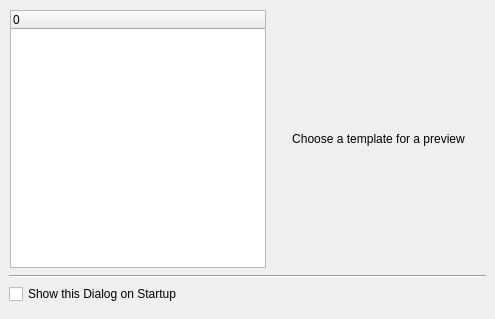
<ui version="4.0" >
 <author></author>
 <comment>*********************************************************************
**
** Copyright (C) 1992-2008 Trolltech ASA. All rights reserved.
**
** This file is part of the Qt Designer of the Qt Toolkit.
**
** This file may be used under the terms of the GNU General Public
** License versions 2.0 or 3.0 as published by the Free Software
** Foundation and appearing in the files LICENSE.GPL2 and LICENSE.GPL3
** included in the packaging of this file.  Alternatively you may (at
** your option) use any later version of the GNU General Public
** License if such license has been publicly approved by Trolltech ASA
** (or its successors, if any) and the KDE Free Qt Foundation. In
** addition, as a special exception, Trolltech gives you certain
** additional rights. These rights are described in the Trolltech GPL
** Exception version 1.2, which can be found at
** http://www.trolltech.com/products/qt/gplexception/ and in the file
** GPL_EXCEPTION.txt in this package.
**
** Please review the following information to ensure GNU General
** Public Licensing requirements will be met:
** http://trolltech.com/products/qt/licenses/licensing/opensource/. If
** you are unsure which license is appropriate for your use, please
** review the following information:
** http://trolltech.com/products/qt/licenses/licensing/licensingoverview
** or contact the sales department at sales@trolltech.com.
**
** In addition, as a special exception, Trolltech, as the sole
** copyright holder for Qt Designer, grants users of the Qt/Eclipse
** Integration plug-in the right for the Qt/Eclipse Integration to
** link to functionality provided by Qt Designer and its related
** libraries.
**
** This file is provided "AS IS" with NO WARRANTY OF ANY KIND,
** INCLUDING THE WARRANTIES OF DESIGN, MERCHANTABILITY AND FITNESS FOR
** A PARTICULAR PURPOSE. Trolltech reserves all rights not expressly
** granted herein.
**
** This file is provided AS IS with NO WARRANTY OF ANY KIND, INCLUDING THE
** WARRANTY OF DESIGN, MERCHANTABILITY AND FITNESS FOR A PARTICULAR PURPOSE.
**
*********************************************************************</comment>
 <exportmacro></exportmacro>
 <class>NewForm</class>
 <widget class="QDialog" name="NewForm" >
  <property name="geometry" >
   <rect>
    <x>0</x>
    <y>0</y>
    <width>495</width>
    <height>319</height>
   </rect>
  </property>
  <property name="windowTitle" >
   <string>New Form</string>
  </property>
  <layout class="QVBoxLayout" >
   <property name="margin" >
    <number>9</number>
   </property>
   <property name="spacing" >
    <number>6</number>
   </property>
   <item>
    <layout class="QHBoxLayout" >
     <property name="margin" >
      <number>1</number>
     </property>
     <property name="spacing" >
      <number>6</number>
     </property>
     <item>
      <widget class="QTreeWidget" name="treeWidget" >
       <property name="iconSize" >
        <size>
         <width>128</width>
         <height>128</height>
        </size>
       </property>
       <property name="rootIsDecorated" >
        <bool>false</bool>
       </property>
       <property name="columnCount" >
        <number>1</number>
       </property>
       <column>
        <property name="text" >
         <string>0</string>
        </property>
       </column>
      </widget>
     </item>
     <item>
      <widget class="QLabel" name="lblPreview" >
       <property name="sizePolicy" >
        <sizepolicy>
         <hsizetype>7</hsizetype>
         <vsizetype>5</vsizetype>
         <horstretch>0</horstretch>
         <verstretch>0</verstretch>
        </sizepolicy>
       </property>
       <property name="lineWidth" >
        <number>1</number>
       </property>
       <property name="text" >
        <string>Choose a template for a preview</string>
       </property>
       <property name="alignment" >
        <set>Qt::AlignCenter</set>
       </property>
       <property name="margin" >
        <number>5</number>
       </property>
      </widget>
     </item>
    </layout>
   </item>
   <item>
    <widget class="QFrame" name="horizontalLine" >
     <property name="frameShape" >
      <enum>QFrame::HLine</enum>
     </property>
     <property name="frameShadow" >
      <enum>QFrame::Sunken</enum>
     </property>
    </widget>
   </item>
   <item>
    <widget class="QCheckBox" name="chkShowOnStartup" >
     <property name="text" >
      <string>Show this Dialog on Startup</string>
     </property>
    </widget>
   </item>
   <item>
    <widget class="QDialogButtonBox" name="buttonBox" />
   </item>
  </layout>
 </widget>
 <pixmapfunction></pixmapfunction>
 <customwidgets>
  <customwidget>
   <class>QDialogButtonBox</class>
   <extends>QWidget</extends>
   <header>qdialogbuttonbox.h</header>
   <container>1</container>
   <pixmap></pixmap>
  </customwidget>
 </customwidgets>
 <resources/>
 <connections/>
</ui>
